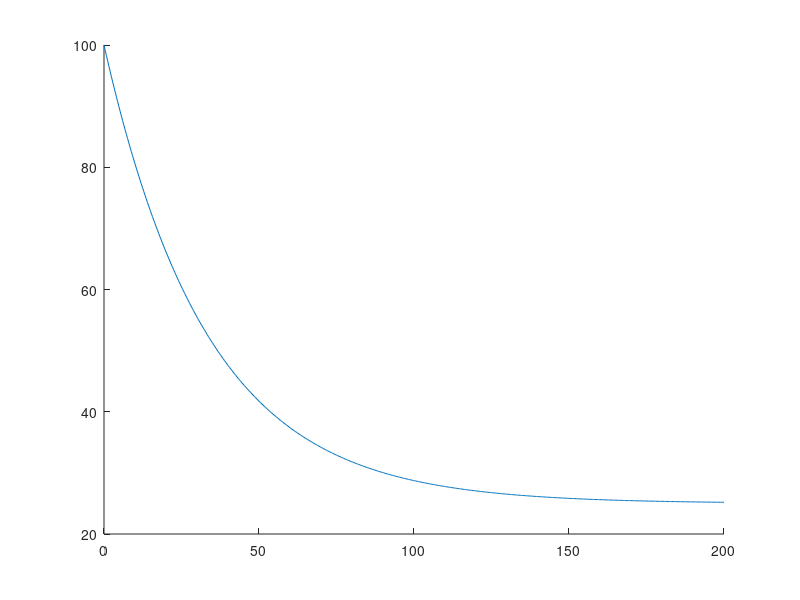

Here is the MATLAB script that generated this plot: (Note: this script raises an error after producing the figure.)
% Parameters
tempEnv = 25;        % Ambient temperature (°C)
tempInit = 100;      % Initial temperature (°C)
k = 0.03;            % Cooling efficiency, constant
tempThresh = 40;     % Safe handling temperature (°C)

% Time vector (minutes)
time = linspace(0, 200, 500);

% Newton's Law of Cooling
objTemp = tempEnv + (tempInit-tempEnv) * exp(-k*time);

% Find the time when temperature reaches the threshold
idx = find(objTemp <= tempThresh, 1);
timeThresh = time(idx);

% Plotting
h = struct();  % Used to store graphics handles
fig = figure();
h.coolingCurve = plot(time, objTemp, '-', LineWidth=2, DisplayName="Cooling Curve");
hold on;
h.thresholdLine = yline(tempThresh, '--', LineWidth=2, DisplayName="Threshold Temperature");
h.safeHandlingPoint = plot(timeThresh, tempThresh, 'o', MarkerSize=8, DisplayName="Safe Handling Point");

% Labels and title
xlabel('Time (minutes)');
ylabel('Temperature (°C)');
title('Cooling Curve and Safe Handling Temperature');
legend();

% Annotate the intersection point
text(timeThresh, tempThresh + 2, ...
    sprintf('  %.1f min', timeThresh), ...
    'VerticalAlignment', 'bottom');
grid on;

fig.ThemeChangedFcn = @(fig, data)updateManualColors(fig, data, h);
updateManualColors(fig,[],h)

function updateManualColors(fig,~,h)
if fig.Theme.BaseColorStyle == "dark"
    h.coolingCurve.Color = [0.6 0.7 1];
    h.thresholdLine.Color = [1 0.2 0.2];
    h.safeHandlingPoint.MarkerFaceColor = [0 .6 0];
    h.safeHandlingPoint.MarkerEdgeColor = [0.5 0.8 0.5];
else
    h.coolingCurve.Color = [0 0 1];
    h.thresholdLine.Color = [1 0 0];
    h.safeHandlingPoint.MarkerFaceColor = [0 1 0];
    h.safeHandlingPoint.MarkerEdgeColor = [0 0.4 0];
end
end